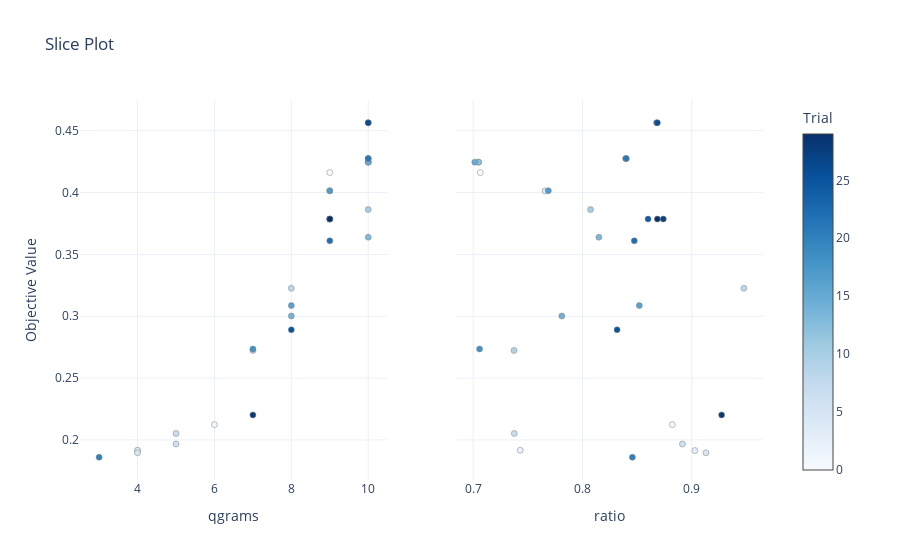

The notebook cell this image was saved under:
### Code cell
fig = plot_slice(study,  params=["qgrams", "ratio"])
fig.show()

### Figure 1 — Plotly figure (JSON) as saved in the notebook; plotly's stock layout.template omitted (floating-point values rounded to 4 significant figures)
{"data": [{"marker": {"color": [0, 1, 2, 3, 4, 5, 6, 7, 8, 9, 10, 11, 12, 13, 14, 15, 16, 17, 18, 19, 20, 21, 22, 23, 24, 25, 26, 27, 28, 29], "colorbar": {"title": {"text": "Trial"}, "x": 1, "xpad": 40, "y": 0.5}, "colorscale": [[0, "rgb(247,251,255)"], [0.125, "rgb(222,235,247)"], [0.25, "rgb(198,219,239)"], [0.375, "rgb(158,202,225)"], [0.5, "rgb(107,174,214)"], [0.625, "rgb(66,146,198)"], [0.75, "rgb(33,113,181)"], [0.875, "rgb(8,81,156)"], [1, "rgb(8,48,107)"]], "line": {"color": "Grey", "width": 0.5}, "showscale": true}, "mode": "markers", "showlegend": false, "type": "scatter", "x": [9, 6, 4, 4, 9, 4, 5, 5, 8, 7, 10, 10, 10, 10, 8, 10, 8, 9, 7, 10, 3, 10, 9, 10, 9, 8, 10, 9, 7, 9], "xaxis": "x", "y": [0.4162, 0.2124, 0.1916, 0.1914, 0.4014, 0.1896, 0.1967, 0.2052, 0.3226, 0.2724, 0.3863, 0.4246, 0.4246, 0.3639, 0.3002, 0.4246, 0.3086, 0.4015, 0.2735, 0.4275, 0.186, 0.4275, 0.361, 0.4565, 0.3786, 0.289, 0.4565, 0.3786, 0.2202, 0.3786], "yaxis": "y"}, {"marker": {"color": [0, 1, 2, 3, 4, 5, 6, 7, 8, 9, 10, 11, 12, 13, 14, 15, 16, 17, 18, 19, 20, 21, 22, 23, 24, 25, 26, 27, 28, 29], "colorbar": {"title": {"text": "Trial"}, "x": 1, "xpad": 40}, "colorscale": [[0, "rgb(247,251,255)"], [0.125, "rgb(222,235,247)"], [0.25, "rgb(198,219,239)"], [0.375, "rgb(158,202,225)"], [0.5, "rgb(107,174,214)"], [0.625, "rgb(66,146,198)"], [0.75, "rgb(33,113,181)"], [0.875, "rgb(8,81,156)"], [1, "rgb(8,48,107)"]], "line": {"color": "Grey", "width": 0.5}, "showscale": false}, "mode": "markers", "showlegend": false, "type": "scatter", "x": [0.7064, 0.8823, 0.7431, 0.9028, 0.7658, 0.9131, 0.8915, 0.7376, 0.9477, 0.7374, 0.8074, 0.7049, 0.7049, 0.815, 0.7811, 0.7014, 0.852, 0.7688, 0.7058, 0.8395, 0.8457, 0.8401, 0.8474, 0.8678, 0.86, 0.8317, 0.8686, 0.874, 0.9273, 0.8685], "xaxis": "x2", "y": [0.4162, 0.2124, 0.1916, 0.1914, 0.4014, 0.1896, 0.1967, 0.2052, 0.3226, 0.2724, 0.3863, 0.4246, 0.4246, 0.3639, 0.3002, 0.4246, 0.3086, 0.4015, 0.2735, 0.4275, 0.186, 0.4275, 0.361, 0.4565, 0.3786, 0.289, 0.4565, 0.3786, 0.2202, 0.3786], "yaxis": "y2"}], "layout": {"autosize": true, "title": {"text": "Slice Plot"}, "xaxis": {"anchor": "y", "autorange": true, "domain": [0, 0.45], "range": [2.447, 10.55], "title": {"text": "qgrams"}, "type": "linear"}, "xaxis2": {"anchor": "y2", "autorange": true, "domain": [0.55, 1], "range": [0.682, 0.9672], "title": {"text": "ratio"}, "type": "linear"}, "yaxis": {"anchor": "x", "autorange": true, "domain": [0, 1], "range": [0.1637, 0.4788], "title": {"text": "Objective Value"}, "type": "linear"}, "yaxis2": {"anchor": "x2", "autorange": true, "domain": [0, 1], "matches": "y", "range": [0.1637, 0.4788], "showticklabels": false, "type": "linear"}}}
